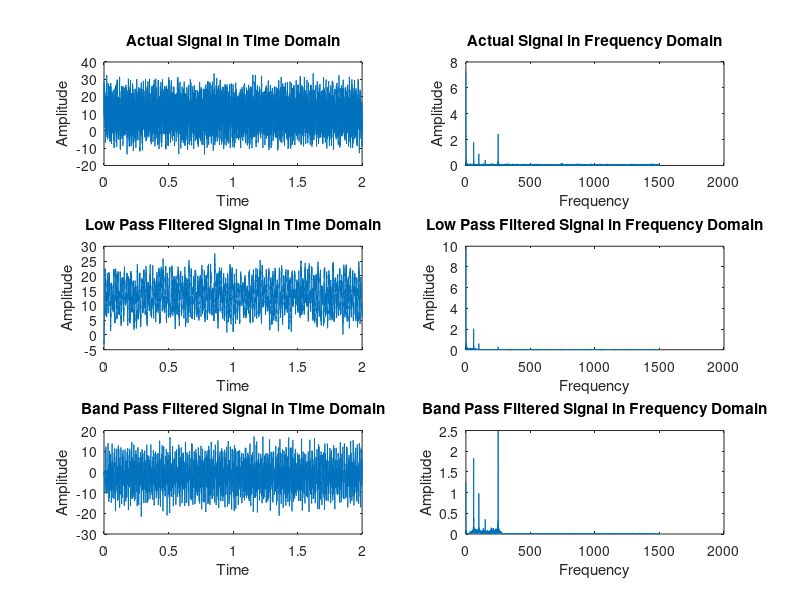

Reproduce this figure in MATLAB.
clc;
clear variables;
close all;

%% Setting a sampling frequency and generating a noise signal
Fs = 3000;
t = 0:1/Fs:2;

noiseAmplitude=randi(5); %Amplitudes random to 5) 
noise=noiseAmplitude* rand(1, length(t)); %Random 5 mul with same length random number

%% Generating sine waves with noise
y1 = 5*sin(2*pi*60*t) + noise;
y2 = 2.5*sin(2*pi*100*t) + noise; 
y3 = 1.2*sin(2*pi*150*t)+ noise;
y4 = 7*sin(2*pi*250*t) + noise;

%% Plotting all the signals seperately
subplot(2,2,1);
plot(t, y1, 'r');
xlabel('Time');
ylabel('Amplitude');
title('Signal 1');

subplot(2,2,2);
plot(t, y2, 'y');
xlabel('Time');
ylabel('Amplitude');
title('Signal 2');

subplot(2,2,3);
plot(t, y1, 'g');
xlabel('Time');
ylabel('Amplitude');
title('Signal 3');

subplot(2,2,4);
plot(t, y1, 'c');
xlabel('Time');
ylabel('Amplitude');
title('Signal 4');

%% Summing up all signals and playing sound using sound(y, Fs) function
y=y1+y2+y3+y4;
sound(y,Fs);

figure(1)
plot( t, y1, 'r');    % Red
hold on;

plot(t, y2, 'y');     % Yellow
hold on;

plot(t, y3, 'g');    % Green
hold on;

plot(t, y4, 'c');    % Cyan
hold off; 

xlabel('Time');
ylabel('Amplitude');
title('Overall Signal');

%% Finding FFT of signal
L = length(y);
n = 2^nextpow2(L);
Y = fft(y,n);

%% Plot the signal in Frequency Domain 
f = Fs*(0:(n/2))/n;
P = abs(Y/n);
Y_val = P(1:n/2+1);
plot(f,Y_val) 
xlabel('Frequency');
ylabel('Amplitude');
title('Frequency response of actual signal');

%% Applying LPF to actual signal
Fs = 3000;  % Sampling Frequency

N     = 30;   % Order
Fpass = 100;  % Passband Frequency
Fstop = 120;  % Stopband Frequency
Wpass = 1;    % Passband Weight
Wstop = 1;    % Stopband Weight
dens  = 20;   % Density Factor

% Calculate the coefficients using the FIRPM function.
b1  = firpm(N, [0 Fpass Fstop Fs/2]/(Fs/2), [1 1 0 0], [Wpass Wstop], ...
    {dens});
LPFSignal = filter(b1,1,y);
plot(t, LPFSignal);
xlabel('Time');
ylabel('Amplitude');
title('LPF Signal');
sound(LPFSignal, Fs)

%% Apply FFT to LPF signal and plot to see the retained frequencies
LPFSignalFFT = fft(LPFSignal, n);

f = Fs*(0:(n/2))/n;
LPFValue = abs(LPFSignalFFT/n);
AmpOfLPFSignal = LPFValue(1:n/2+1);
plot(f,AmpOfLPFSignal);
xlabel('Frequency');
ylabel('Amplitude');
title('Low Pass Filtered Signal');

%% Applying BPF to actual signal
Fs = 3000;  % Sampling Frequency

N      = 60;   % Order
Fstop1 = 25;   % First Stopband Frequency
Fpass1 = 50;   % First Passband Frequency
Fpass2 = 260;  % Second Passband Frequency
Fstop2 = 285;  % Second Stopband Frequency
Wstop1 = 1;    % First Stopband Weight
Wpass  = 1;    % Passband Weight
Wstop2 = 1;    % Second Stopband Weight
dens   = 20;   % Density Factor

% Calculate the coefficients using the FIRPM function.
b2  = firpm(N, [0 Fstop1 Fpass1 Fpass2 Fstop2 Fs/2]/(Fs/2), [0 0 1 1 0 ...
    0], [Wstop1 Wpass Wstop2], {dens});
BPFSignal = filter(b2,1,y);
plot(t, BPFSignal);
xlabel('Time');
ylabel('Amplitude');
title('BPF Signal');

sound(BPFSignal, Fs)

%% Apply FFT to BPF signal and plot to see the retained frequencies
BPFSignalFFT = fft(BPFSignal, n);

f = Fs*(0:(n/2))/n;
BPFValue = abs(BPFSignalFFT/n);
AmpOfBPFSignal = BPFValue(1:n/2+1);
plot(f,AmpOfBPFSignal);
xlabel('Frequency');
ylabel('Amplitude');
title('Band Pass Filtered Signal');

%% Comparing before and after filtering
subplot(3,2,1);
plot(t, y);
xlabel('Time');
ylabel('Amplitude');
title('Actual Signal in Time Domain');

subplot(3,2,2);
plot(f, Y_val);
xlabel('Frequency');
ylabel('Amplitude');
title('Actual Signal in Frequency Domain');

subplot(3,2,3);
plot(t, LPFSignal);
xlabel('Time');
ylabel('Amplitude');
title('Low Pass Filtered Signal in Time Domain');

subplot(3,2,4);
plot(f,AmpOfLPFSignal);
xlabel('Frequency');
ylabel('Amplitude');
title('Low Pass Filtered Signal in Frequency Domain');

subplot(3,2,5);
plot(t, BPFSignal);
xlabel('Time');
ylabel('Amplitude');
title('Band Pass Filtered Signal in Time Domain');

subplot(3,2,6);
plot(f,AmpOfBPFSignal);
xlabel('Frequency');
ylabel('Amplitude');
title('Band Pass Filtered Signal in Frequency Domain');
